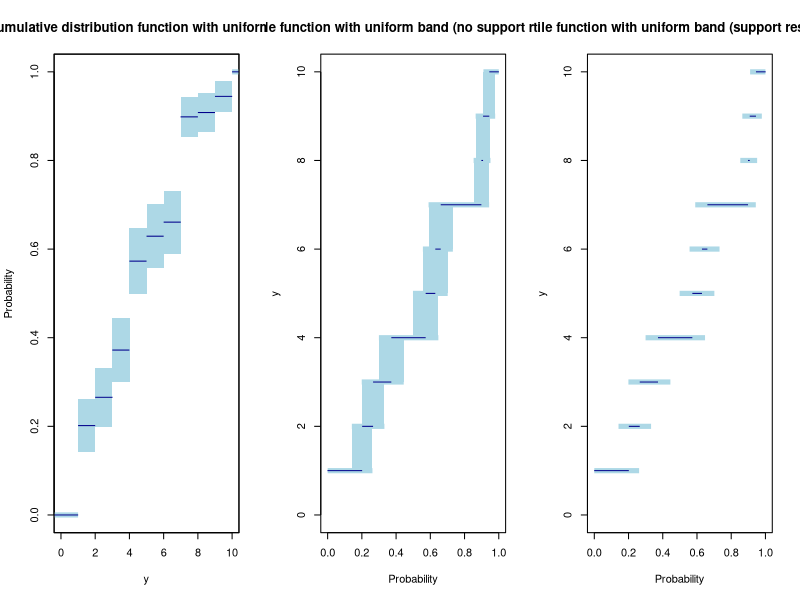
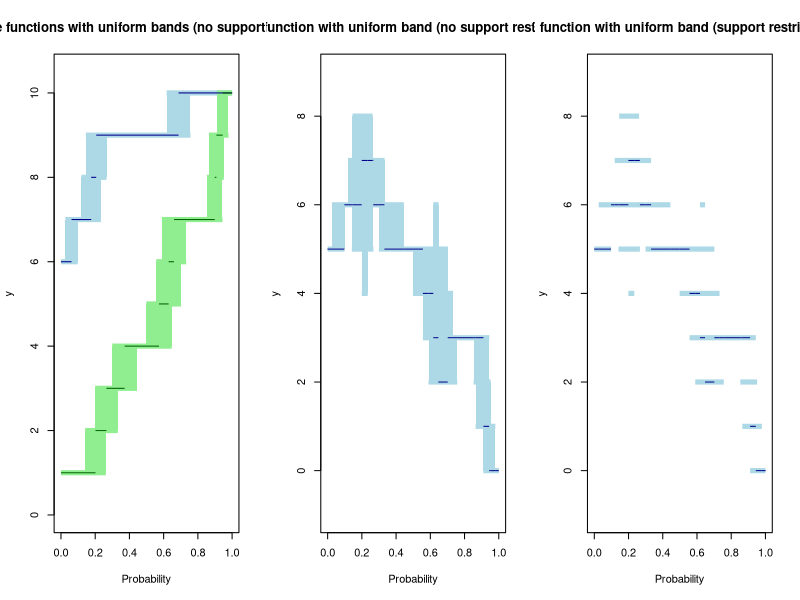

R code for these plots, in order:
#Folder containing the dataset. CHANGE THE PATH!
setwd("D:/Dropbox/papers/DR")

set.seed(1)
ys<- c(1:10)
Fs<- sort(c(runif(9),1))
F1s<- sort(c (rep(0,5), 1, runif(4)))
bound <- (Fs*(1-Fs))^0.5*0.15
Us<-  sort(Fs + bound)
Ls<-  sort(Fs - bound)
bound <- (F1s*(1-F1s))^0.5*0.15
U1s<- sort(F1s + bound)
L1s<- sort(F1s - bound)

cdf<-  function(ys, Fs){;
  ys<- sort(ys);
  Fs<- sort(Fs);
  F<- stepfun(ys, c(0,Fs));
  return(F);
};

left.inv<- function(ys, Fs) {;
  ys<- sort(ys);
  Fs<- sort(Fs);  
  iF<- stepfun(Fs, c(ys,max(ys)), right=TRUE);
  return(iF);
};

pdf("Results/figure2.pdf", height=5, width=14)
par(mfrow=c(1,3),lend="butt")
F<- cdf(c(-999,ys,max(ys)+.Machine$double.eps), c(0,Fs,1))
plot(F,xval=-1:10,xlim=c(0,10),verticals=FALSE, do.points=FALSE,col="dark blue", ylab="Probability", xlab="y", 
     ylim= c(0,1), main="Cumulative distribution function with uniform band",
     sub=" ");
for(v in 1:(length(ys)-1)) polygon(c(ys[v],ys[v+1]+0.01,ys[v+1]+0.01,ys[v]),c(Ls[v],Ls[v],min(Us[v],1),min(Us[v],1)),col="light blue",border=NA)
segments(-1,0,1,0,col="light blue",lwd=5)
segments(10,1,11,1,col="light blue",lwd=5)
lines(F, ys, verticals=FALSE, do.points=FALSE,col="dark blue", lty = 1);
box()

Q  <- left.inv(c(-999,ys,9999), c(0,Fs,max(Fs)+.Machine$double.eps))
plot(Q, xlim=c(0,1), verticals=FALSE, do.points=FALSE, col="dark blue", ylab="y", xlab="Probability", 
     ylim= c(0,10), main="Quantile function with uniform band (no support restrictions)",
     sub=" ");
segments(0,1,Us[1],1,col="light blue",lwd=5)
for(i in 2:length(ys)) segments(Ls[i-1],ys[i],min(1,Us[i]),ys[i],col="light blue", lty = 1,lwd=5) 

for(v in 1:length(ys)) polygon(c(Ls[v],Ls[v],min(Us[v],1),min(Us[v],1)),c(ys[v],ys[v+1],ys[v+1],ys[v]),col="light blue",border=NA)
lines(Q, verticals=FALSE, do.points=FALSE,col="dark blue", lty = 1);

plot(Q, xlim=c(0,1), verticals=FALSE, do.points=FALSE, col="dark blue", ylab="y", xlab="Probability", 
     ylim= c(0,10), main="Quantile function with uniform band (support restrictions)",
     sub=" ");
segments(0,1,Us[1],1,col="light blue",lwd=5)
for(i in 2:length(ys)) segments(Ls[i-1],ys[i],min(Us[i],1),ys[i],col="light blue", lty = 1,lwd=5) 
lines(Q, verticals=FALSE, do.points=FALSE,col="dark blue", lty = 1);

dev.off()

pdf("Results/figure3.pdf", height=5, width=14)
par(mfrow=c(1,3),lend="butt")

Q0  <- left.inv(c(-999,ys,9999), c(-2*.Machine$double.eps,Fs,max(Fs)+.Machine$double.eps))
Q1  <- left.inv(c(-999,ys[F1s>0],9999), c(-2*.Machine$double.eps,F1s[F1s>0],max(F1s)+.Machine$double.eps))

plot(Q1, xlim=c(0,1), verticals=FALSE, do.points=FALSE, col="dark blue", ylab="y", xlab="Probability", 
     ylim= c(0,10.5), main="Quantile functions with uniform bands (no support restrictions)",
     sub=" ");
for(i in 2:length(ys)) if(max(0,L1s[i-1])<min(1,U1s[i])) segments(max(0,L1s[i-1]),ys[i],min(1,U1s[i]),ys[i],col="light blue", lty = 1,lwd=5) 
for(v in 1:length(ys)) if(max(0,L1s[v])<min(U1s[v],1)) polygon(c(max(0,L1s[v]),max(0,L1s[v]),min(U1s[v],1),min(U1s[v],1)),c(ys[v],ys[v+1],ys[v+1],ys[v]),col="light blue",border=NA)
segments(0,1,Us[1],1,col="light green",lwd=5)
for(i in 2:length(ys)) segments(max(0,Ls[i-1]),ys[i],min(1,Us[i]),ys[i],col="light green", lty = 1,lwd=5) 
for(v in 1:length(ys)) polygon(c(max(0,Ls[v]),max(0,Ls[v]),min(Us[v],1),min(Us[v],1)),c(ys[v],ys[v+1],ys[v+1],ys[v]),col="light green",border=NA)
plot(Q1, xlim=c(0,1), verticals=FALSE, do.points=FALSE, col="dark blue", add=TRUE);
plot(Q, xlim=c(0,1), verticals=FALSE, do.points=FALSE, col="dark green", add=TRUE);
legend(0, 12, c('Treatment group', 'Control group'), col = c('light blue','light green'), lwd = c(4,4,4), horiz = T, bty = 'n');
legend(0, 12, c('Treatment group', 'Control group'), col = c('dark blue','dark green'), lwd = c(1,1,1), horiz = T, bty = 'n');

quant <- unique(c(F1s,Fs))
quant <- sort(c(quant-.Machine$double.eps,quant+.Machine$double.eps))
QTE <- Q1(quant)-Q0(quant)
QTE.func <- stepfun(c(quant,max(quant)+.Machine$double.eps),c(-100,QTE,100),right=TRUE)
plot(QTE.func,xlim=c(0,1), verticals=FALSE, do.points=FALSE, col="dark blue", cex=0, xlab="Probability", ylab="y", 
     ylim= c(-1,9), main="QE function with uniform band (no support restrictions)",
     sub=" ");
quant <- unique(c(0,1,L1s,Ls,U1s,Us))
quant <- sort(c(quant-.Machine$double.eps,quant+.Machine$double.eps))
quant <- c(quant[quant>0 & quant<1],1)
uQ1  <- left.inv(ys, L1s)
lQ1  <- left.inv(ys, U1s)
uQ  <- left.inv(ys, Ls)
lQ  <- left.inv(ys, Us)
for(v in (min(ys)-max(ys)):(max(ys)-min(ys))){
  accepted <- rep(0,length(quant))
  for(x in 1:length(quant)){
    accepted[x] <-  v<=uQ1(quant[x]) - lQ(quant[x]) & v >=lQ1(quant[x]) - uQ(quant[x])
  }
  if(max(accepted)==1){
    temp_segments <- 1-accepted
    temp_segments[2:length(temp_segments)][temp_segments[1:(length(temp_segments)-1)]==1] <- 0
    temp_segments <- accepted*(cumsum(temp_segments)+accepted[1])
    for(s in 1:max(temp_segments)) segments(quant[temp_segments==s][1],v,tail(quant[temp_segments==s],1)+0.001,v,col="light blue", lty = 1,lwd=5)
  }
}
for(i in 2:length(quant)) polygon(c(quant[i-1],quant[i-1],quant[i]+0.001,quant[i]+0.001),c(uQ1(quant[i]) - lQ(quant[i]),lQ1(quant[i]) - uQ(quant[i]),lQ1(quant[i]) - uQ(quant[i]),uQ1(quant[i]) - lQ(quant[i])),col="light blue",border=NA)
lines(QTE.func, xval=c(0,quant[quant>=0 & quant<=1],1), verticals=FALSE, do.points=FALSE, col="dark blue", lty = 1, lwd=1);

quant <- unique(c(F1s,Fs))
quant <- sort(c(quant-.Machine$double.eps,quant+.Machine$double.eps))
QTE <- Q1(quant)-Q0(quant)
QTE.func <- stepfun(c(quant,max(quant)+.Machine$double.eps),c(-100,QTE,100),right=TRUE)
plot(QTE.func,xlim=c(0,1), verticals=FALSE, do.points=FALSE, col="dark blue", cex=0, xlab="Probability", ylab="y", 
     ylim= c(-1,9), main="QE function with uniform band (support restrictions)",
     sub=" ");
quant <- unique(c(0,1,L1s,Ls,U1s,Us))
quant <- sort(c(quant-.Machine$double.eps,quant+.Machine$double.eps))
quant <- c(quant[quant>0 & quant<1],1)
uQ1  <- left.inv(ys, L1s)
lQ1  <- left.inv(ys, U1s)
uQ  <- left.inv(ys, Ls)
lQ  <- left.inv(ys, Us)
for(v in (min(ys)-max(ys)):(max(ys)-min(ys))){
  accepted <- rep(0,length(quant))
  for(x in 1:length(quant)){
    accepted[x] <-  v<=uQ1(quant[x]) - lQ(quant[x]) & v >=lQ1(quant[x]) - uQ(quant[x])
  }
  if(max(accepted)==1){
    temp_segments <- 1-accepted
    temp_segments[2:length(temp_segments)][temp_segments[1:(length(temp_segments)-1)]==1] <- 0
    temp_segments <- accepted*(cumsum(temp_segments)+accepted[1])
    for(s in 1:max(temp_segments)) segments(quant[temp_segments==s][1],v,tail(quant[temp_segments==s],1),v,col="light blue", lty = 1,lwd=5)
  }
}
lines(QTE.func, xval=c(0,quant[quant>=0 & quant<=1],1), verticals=FALSE, do.points=FALSE, col="dark blue", lty = 1, lwd=1);

dev.off()
